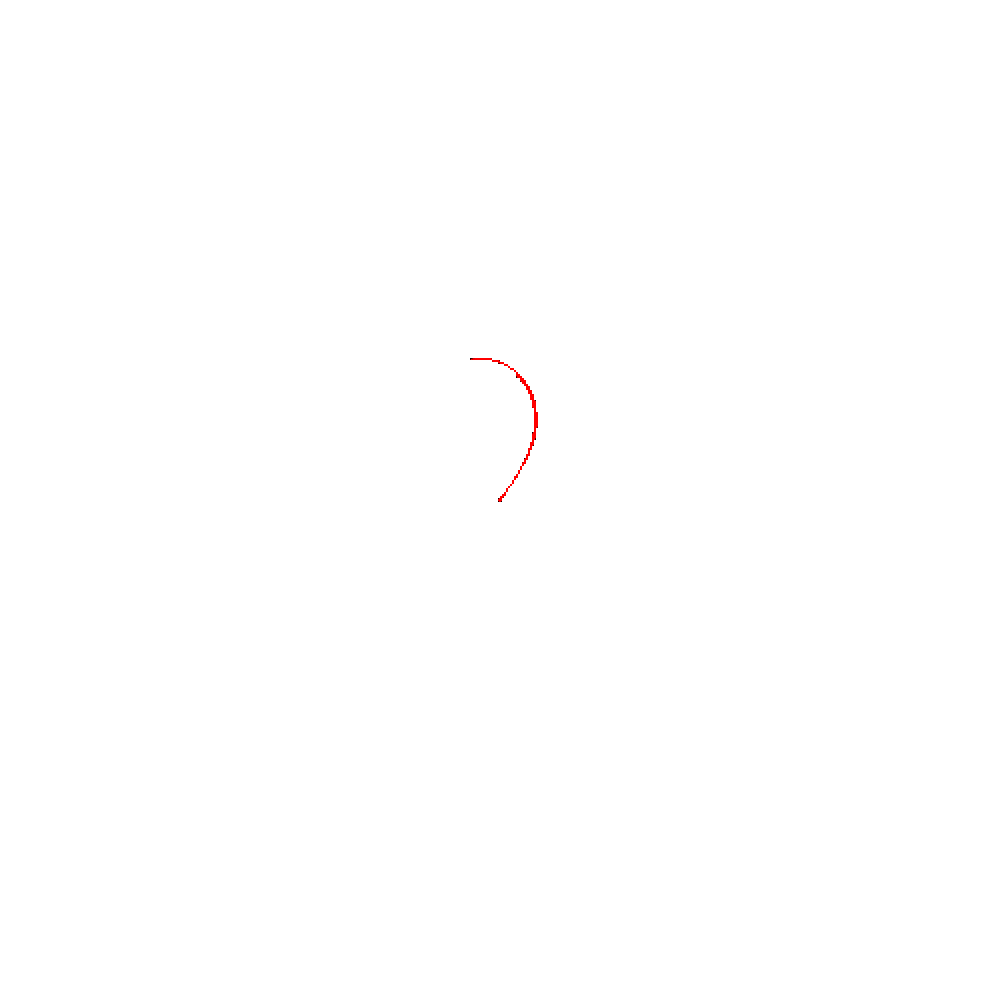
Frame 1 (no input)
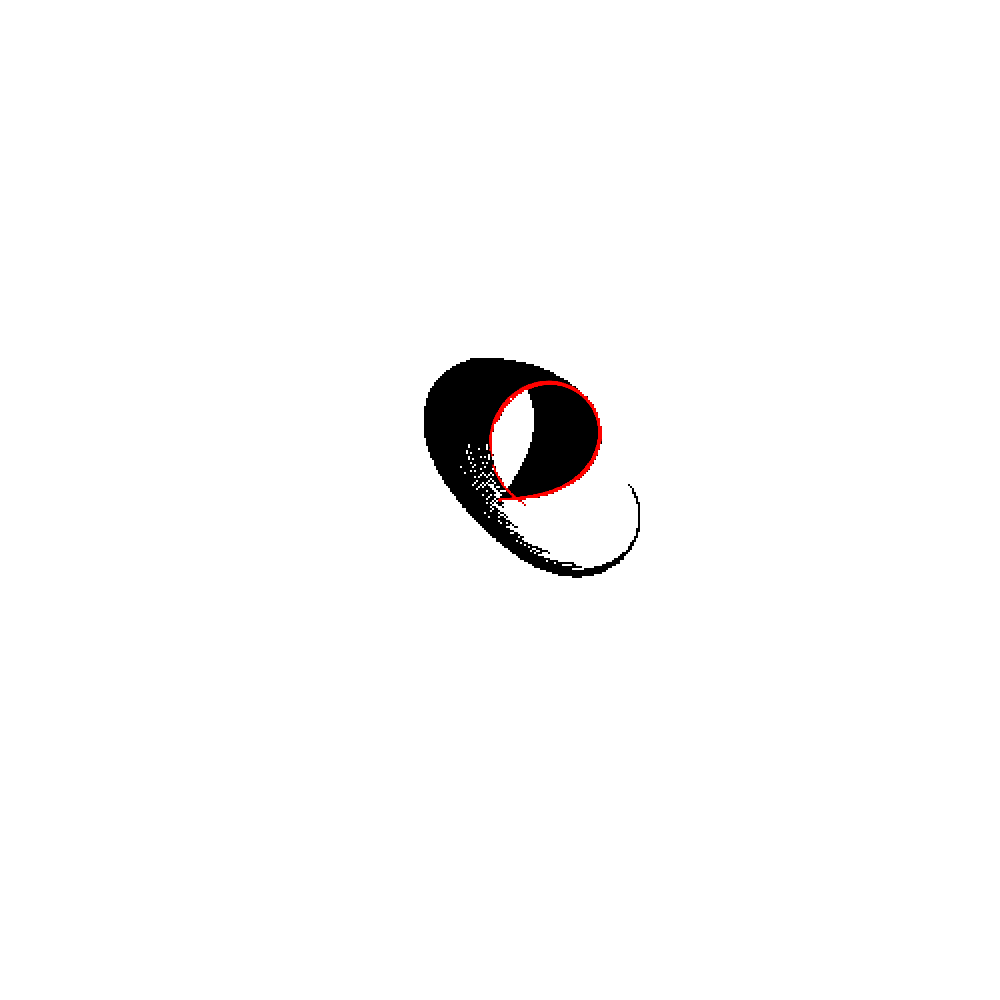
Frame 60 (the mouse pressed at the canvas centre just before this capture)
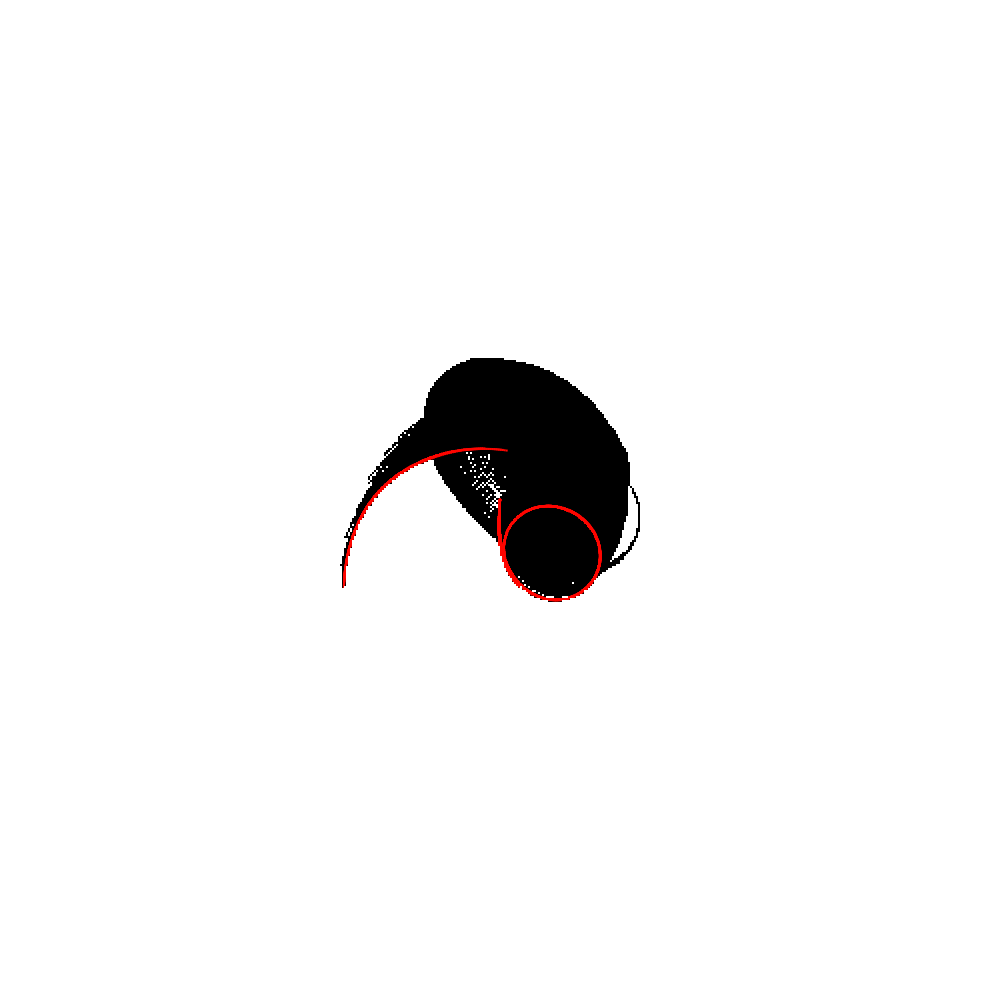
Frame 120 (the mouse held since frame 60 and released just before this capture)

The Processing sketch that drew these frames (run headless with seeded random() and noise(); from frame 60 on, the mouse is pressed at the canvas centre):

// Processing sketch: Break_Pixels_on_Perlin_Curve
// ── Break_Pixels_on_Perlin_Curve.pde
int iter = 100;//iteration 100
int nball = 100;//number of balls 100
int bs = 2;//block size 5
float nscale = 1000;//noise scale 1000
float spawnRange = nscale/10000;//nscale/10000
float pnoise = 1;//noise power 0.1
float zoffc = 0.00001;//zoff change 0.00001
float xoffc = 0.001;//zoff change

ArrayList<Ball> balls = new ArrayList<Ball>();
boolean[][] blocks;
int ni, nj;
float zoff;

void setup(){
  //fullScreen();
  size(1000, 1000);
  colorMode(HSB, 360, 100, 100, 100);
  for(int i=0; i<nball; i++){
    balls.add(new Ball(bs/2));
  }
  ni = width/bs;
  nj = height/bs;
  blocks = new boolean[ni][nj];
  for(int i=0; i<ni; i++){
    for(int j=0; j<nj; j++){
      blocks[i][j] = true;
    }
  }
  noStroke();
  background(360);
}

void draw(){
  fill(0, 1);
  rect(0, 0, width, height);
  background(0);
  fill(360);
  fill(zoff*10%360, 100, 100);
  for(int i=0; i<iter; i++){
    for(Ball ball : balls){
      ball.update();
      ball.show();
    }
    zoff += zoffc;
  }
  fill(360);
  for(int i=0; i<ni; i++){
    for(int j=0; j<nj; j++){
      if(blocks[i][j])rect(i*bs, j*bs, bs, bs);
    }
  }
}

// ── Ball.pde
class Ball{
  PVector pos, vel = new PVector();
  float r;
  float xoff;
  
  Ball(float r){
    pos = new PVector(width/2+random(-spawnRange, spawnRange), height/2+random(-spawnRange, spawnRange));
    //this.vel = new PVector(random(-height/100, height/100), random(-height/100, height/100));
    this.r = r;
  }
  
  void update(){
    float angle = noise(xoff, zoff)*TWO_PI*8;
    vel.add(PVector.fromAngle(angle).mult(pnoise));
    if(pos.x < 0 || pos.x > width){vel.x = -vel.x;}
    if(pos.y < 0 || pos.y > height){vel.y = -vel.y;}
    int i = int(pos.x/bs);
    int j = int(pos.y/bs);
    if(i >= 0 && j>= 0 && i < ni && j < nj && blocks[i][j] == true){blocks[i][j] = false;reset();}
    vel.setMag(constrain(vel.mag() , 0, bs));
    pos.add(vel);
    xoff += xoffc;
  }
  
  void reset(){
    pos = new PVector(width/2+random(-spawnRange, spawnRange), height/2+random(-spawnRange, spawnRange));
    this.vel = new PVector();xoff = 0;
    //this.vel = new PVector(random(-height/100, height/100), random(-height/100, height/100));
  }
  
  void show(){
    rect(pos.x-r, pos.y-r, r*2, r*2);
  }
}
